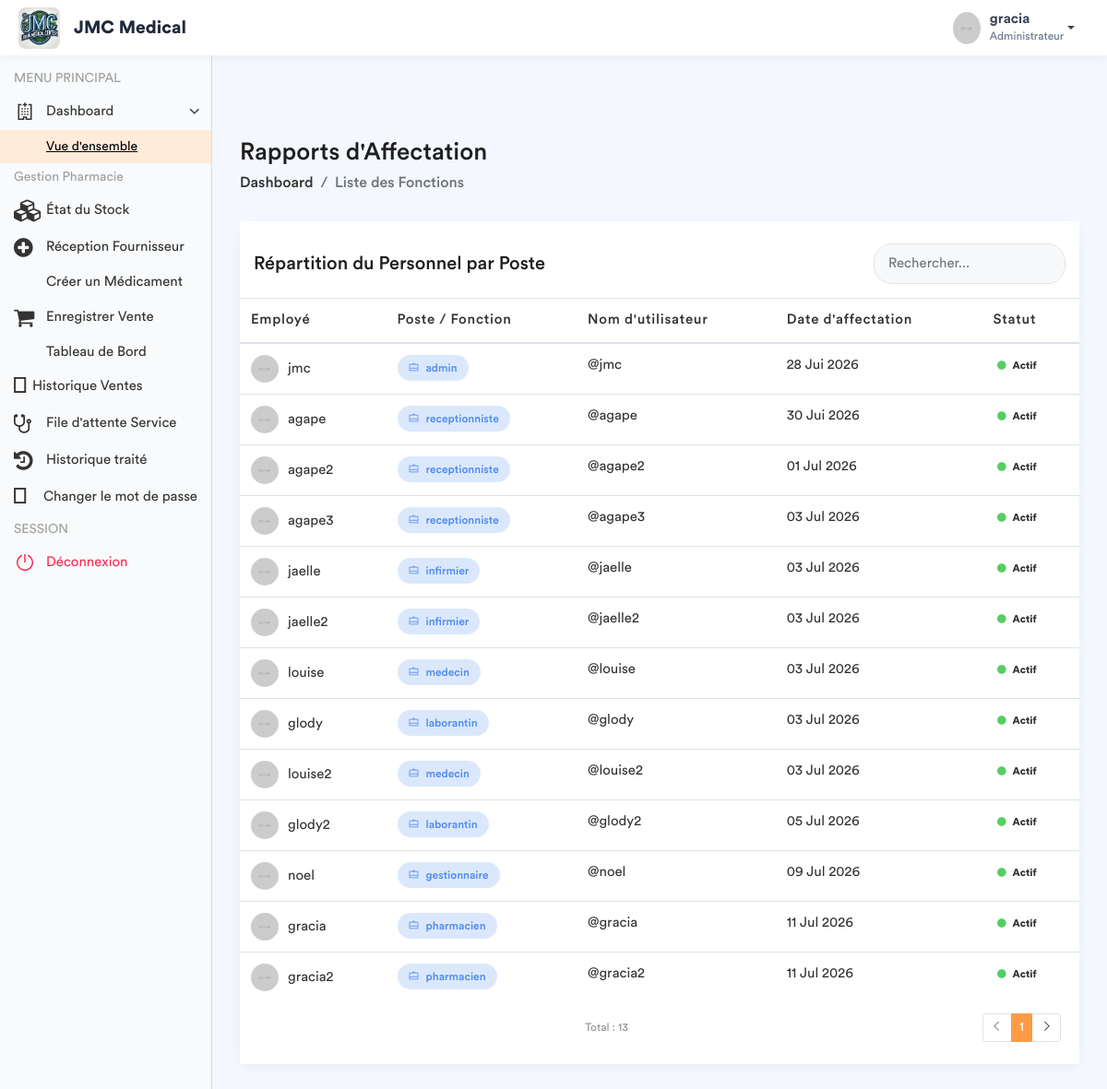
The app's page /employe-poste/ (signed in) with its own data.
### app/models.py (models this page shows, shortened)
class Fonction(models.Model):
    fonctionKey = models.ForeignKey(Role, on_delete=models.SET_NULL, null=True)
    userKey = models.ForeignKey(User, on_delete=models.SET_NULL, null=True, related_name='user_fonction')
    autorisation = models.CharField(max_length=30, default='oui')
    hopital = models.ForeignKey(Hopital , on_delete=models.SET_NULL, null = True , related_name= 'hopital_fonction')

class Role(models.Model):
    roleName = models.CharField(max_length=30)

### app/views.py (the view)
# urls.py: path('employe-poste/', views.liste_employe_poste, name='liste_employe_poste'),
@login_required
def liste_employe_poste(request):
    role_user = Fonction.objects.filter(userKey=request.user).first()
    fonctionKey = role_user.fonctionKey.roleName if role_user else None
    liste_postes = Fonction.objects.all().select_related('userKey', 'fonctionKey')
    context = {
        'liste_postes': liste_postes,
        'fonctionKey': fonctionKey,
    }
    return render(request, 'back-end/liste_fonctions.html', context)

### app/templates/back-end/liste_fonctions.html (shortened to what this page needs)
<!DOCTYPE html>
{% load static %}
<html lang="fr">
    <head>
        {% include 'back-end/includes/css.html'%}
    </head>
    <body>
        <div class="main-wrapper">
            {% include 'back-end/includes/header.html'%}
            {% include 'back-end/includes/sidebar.html'%}
            <div class="page-wrapper">
                <div class="content container-fluid">
                    <div class="page-header">
                        <div class="row align-items-center">
                            <div class="col">
                                <h3 class="page-title">Rapports d'Affectation</h3>
                                <ul class="breadcrumb">
                                    <li class="breadcrumb-item"><a href="{% url 'dashboard' %}">Dashboard</a></li>
                                    <li class="breadcrumb-item active">Liste des Fonctions</li>
                                </ul>
                            </div>
                        </div>
                    </div>
                    <div class="row">
                        <div class="col-md-12">
                            <div class="card card-table">
                                <div class="card-header bg-white border-0 pt-4">
                                    <div class="row align-items-center">
                                        <div class="col">
                                            <h4 class="card-title mb-0">Répartition du Personnel par Poste</h4>
                                        </div>
                                        <div class="col-auto">
                                            <div class="search-box-container">
                                                <input type="text" id="searchInput" class="form-control" placeholder="Rechercher...">
                                            </div>
                                        </div>
                                    </div>
                                </div>
                                <div class="card-body">
                                    <div class="table-responsive">
                                        <table class="table table-hover table-center mb-0">
                                            <thead>
                                                <tr>
                                                    <th>Employé</th>
                                                    <th>Poste / Fonction</th>
                                                    <th>Nom d'utilisateur</th>
                                                    <th>Date d'affectation</th>
                                                    <th>Statut</th>
                                                </tr>
                                            </thead>
                                            <tbody id="tableBody">
                                                {% for poste in liste_postes %}
                                                <tr>
                                                    <td>
                                                        <h2 class="table-avatar">
                                                            <img src="/static/back-end/assets/img/profiles/avatar-01.jpg" alt="">
                                                            {{ poste.userKey.get_full_name|default:poste.userKey.username }}
                                                        </h2>
                                                    </td>
                                                    <td>
                                                        <span class="badge bg-inverse-primary badge-role">
                                                            <i class="la la-briefcase mr-1"></i> {{ poste.fonctionKey.roleName }}
                                                        </span>
                                                    </td>
                                                    <td>@{{ poste.userKey.username }}</td>
                                                    <td>{{ poste.userKey.date_joined|date:"d M Y" }}</td>
                                                    <td>
                                                        {% if poste.userKey.is_active %}
                                                            <span class="badge badge-success-border"><i class="fa fa-circle text-success mr-1"></i> Actif</span>
                                                        {% else %}
                                                            <span class="badge badge-danger-border"><i class="fa fa-circle text-danger mr-1"></i> Inactif</span>
                                                        {% endif %}
                                                    </td>
                                                </tr>
                                                {% empty %}
                                                <tr>
                                                    <td colspan="6" class="text-center text-muted py-4">
                                                        Aucune affectation enregistrée.
                                                    </td>
                                                </tr>
                                                {% endfor %}
                                            </tbody>
                                        </table>
                                    </div>
                                </div>
                                <div class="card-footer bg-white border-0 pb-4">
                                    <div class="row align-items-center">
                                        <div class="col">
                                            <small class="text-muted">Total : {{ liste_postes|length }}</small>
                                        </div>
                                        <div class="col-auto">
                                            <ul class="pagination pagination-sm mb-0">
                                                <li class="page-item disabled"><a class="page-link" href="#"><i class="la la-angle-left"></i></a></li>
                                                <li class="page-item active"><a class="page-link" href="#">1</a></li>
                                                <li class="page-item"><a class="page-link" href="#"><i class="la la-angle-right"></i></a></li>
                                            </ul>
                                        </div>
                                    </div>
                                </div>
                            </div>
                        </div>
                    </div>
                </div>
            </div>
        </div>
    </body>
</html>

### app/templates/back-end/includes/header.html (shortened to what this page needs)
{% load static %}
<header class="header-modern" style="background: #ffffff; height: 60px; box-shadow: 0 2px 10px rgba(0,0,0,0.05); display: flex; align-items: center; padding: 0 20px; position: relative; z-index: 1060;">
    <div class="header-left" style="display: flex; align-items: center;">
        <a href="{% url 'home' %}" class="logo">
            <img src="{% static 'front-end/assets/img/dr/jmc.jpeg' %}" width="45" height="45" alt="Moyanoli" style="border-radius: 8px;">
        </a>
        <span style="font-weight: 700; font-size: 1.2rem; margin-left: 15px; color: #1e293b;">JMC Medical</span>
    </div>
    <ul class="nav user-menu" style="list-style: none; display: flex; align-items: center; margin-left: auto;">
        <li class="nav-item dropdown has-arrow main-drop">
            <a href="#" class="dropdown-toggle nav-link" data-toggle="dropdown" style="display: flex; align-items: center; color: #334155; text-decoration: none;">
                <span class="user-img" style="margin-right: 10px;">
                    <img src="{% static 'back-end/assets/img/profiles/avatar-21.jpg' %}" width="35" height="35" alt="User" style="border-radius: 50%;">
                </span>
                <div style="line-height: 1.2;">
                    <span style="font-weight: 600; display: block;">{{ user.username }}</span>
                    <span style="font-size: 0.75rem; color: #64748b;">Administrateur</span>
                </div>
            </a>
        </li>
    </ul>
</header>

### app/templates/back-end/liste_fonctions.html (style rules this page uses)
.page-wrapper { background-color: #f4f7fe; }
.card-table { border: none; border-radius: 15px; box-shadow: 0 4px 12px rgba(0,0,0,0.05); }
.badge-role { padding: 8px 12px; border-radius: 20px; font-weight: 500; font-size: 12px; }
.table-avatar img { width: 30px; height: 30px; border-radius: 50%; margin-right: 10px; }
.search-box-container { max-width: 300px; }
.search-box-container .form-control { border-radius: 20px; padding-left: 15px; background-color: #f8f9fa; border: 1px solid #e3e3e3; }

### records on screen
Fonction: userKey.get_full_name "jmc", fonctionKey.roleName "admin", userKey.username "jmc", userKey.date_joined "28 Jui 2026", shows "Actif"
Fonction: userKey.get_full_name "agape", fonctionKey.roleName "receptionniste", userKey.username "agape", userKey.date_joined "30 Jui 2026", shows "Actif"
Fonction: userKey.get_full_name "agape2", fonctionKey.roleName "receptionniste", userKey.username "agape2", userKey.date_joined "01 Jul 2026", shows "Actif"
Fonction: userKey.get_full_name "agape3", fonctionKey.roleName "receptionniste", userKey.username "agape3", userKey.date_joined "03 Jul 2026", shows "Actif"
Fonction: userKey.get_full_name "jaelle", fonctionKey.roleName "infirmier", userKey.username "jaelle", userKey.date_joined "03 Jul 2026", shows "Actif"
Fonction: userKey.get_full_name "jaelle2", fonctionKey.roleName "infirmier", userKey.username "jaelle2", userKey.date_joined "03 Jul 2026", shows "Actif"
Fonction: userKey.get_full_name "louise", fonctionKey.roleName "medecin", userKey.username "louise", userKey.date_joined "03 Jul 2026", shows "Actif"
Fonction: userKey.get_full_name "glody", fonctionKey.roleName "laborantin", userKey.username "glody", userKey.date_joined "03 Jul 2026", shows "Actif"
Fonction: userKey.get_full_name "louise2", fonctionKey.roleName "medecin", userKey.username "louise2", userKey.date_joined "03 Jul 2026", shows "Actif"
Fonction: userKey.get_full_name "glody2", fonctionKey.roleName "laborantin", userKey.username "glody2", userKey.date_joined "05 Jul 2026", shows "Actif"
Fonction: userKey.get_full_name "noel", fonctionKey.roleName "gestionnaire", userKey.username "noel", userKey.date_joined "09 Jul 2026", shows "Actif"
Fonction: userKey.get_full_name "gracia", fonctionKey.roleName "pharmacien", userKey.username "gracia", userKey.date_joined "11 Jul 2026", shows "Actif"
Fonction: userKey.get_full_name "gracia2", fonctionKey.roleName "pharmacien", userKey.username "gracia2", userKey.date_joined "11 Jul 2026", shows "Actif"

### other values on screen
{{ user.username }} "gracia"
{{ liste_postes|length }} "13"
